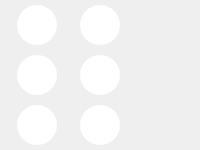
           <widget class="QFrame" name="frame_8">
            <property name="frameShape">
             <enum>QFrame::NoFrame</enum>
            </property>
            <property name="frameShadow">
             <enum>QFrame::Raised</enum>
            </property>
            <layout class="QGridLayout" name="gridLayout_6">
             <property name="leftMargin">
              <number>0</number>
             </property>
             <property name="topMargin">
              <number>0</number>
             </property>
             <property name="rightMargin">
              <number>0</number>
             </property>
             <property name="bottomMargin">
              <number>0</number>
             </property>
             <property name="spacing">
              <number>0</number>
             </property>
             <item row="1" column="0">
              <widget class="QFrame" name="frame_27">
               <property name="minimumSize">
                <size>
                 <width>0</width>
                 <height>50</height>
                </size>
               </property>
               <property name="sizeIncrement">
                <size>
                 <width>0</width>
                 <height>50</height>
                </size>
               </property>
               <property name="frameShape">
                <enum>QFrame::NoFrame</enum>
               </property>
               <property name="frameShadow">
                <enum>QFrame::Raised</enum>
               </property>
               <layout class="QGridLayout" name="gridLayout_22">
                <property name="leftMargin">
                 <number>0</number>
                </property>
                <property name="topMargin">
                 <number>0</number>
                </property>
                <property name="rightMargin">
                 <number>0</number>
                </property>
                <property name="bottomMargin">
                 <number>0</number>
                </property>
                <item row="0" column="1">
                 <widget class="QPushButton" name="pushButton_73">
                  <property name="minimumSize">
                   <size>
                    <width>40</width>
                    <height>40</height>
                   </size>
                  </property>
                  <property name="maximumSize">
                   <size>
                    <width>40</width>
                    <height>40</height>
                   </size>
                  </property>
                  <property name="sizeIncrement">
                   <size>
                    <width>40</width>
                    <height>40</height>
                   </size>
                  </property>
                  <property name="styleSheet">
                   <string notr="true">background-color: white;
border-radius:20px;</string>
                  </property>
                  <property name="text">
                   <string/>
                  </property>
                 </widget>
                </item>
                <item row="0" column="0">
                 <widget class="QPushButton" name="pushButton_74">
                  <property name="minimumSize">
                   <size>
                    <width>40</width>
                    <height>40</height>
                   </size>
                  </property>
                  <property name="maximumSize">
                   <size>
                    <width>40</width>
                    <height>40</height>
                   </size>
                  </property>
                  <property name="sizeIncrement">
                   <size>
                    <width>40</width>
                    <height>40</height>
                   </size>
                  </property>
                  <property name="styleSheet">
                   <string notr="true">background-color: white;
border-radius:20px;</string>
                  </property>
                  <property name="text">
                   <string/>
                  </property>
                 </widget>
                </item>
                <item row="0" column="2">
                 <widget class="QFrame" name="frame_28">
                  <property name="minimumSize">
                   <size>
                    <width>40</width>
                    <height>40</height>
                   </size>
                  </property>
                  <property name="maximumSize">
                   <size>
                    <width>40</width>
                    <height>40</height>
                   </size>
                  </property>
                  <property name="frameShape">
                   <enum>QFrame::NoFrame</enum>
                  </property>
                  <property name="frameShadow">
                   <enum>QFrame::Raised</enum>
                  </property>
                 </widget>
                </item>
               </layout>
              </widget>
             </item>
             <item row="0" column="0">
              <widget class="QFrame" name="frame_29">
               <property name="minimumSize">
                <size>
                 <width>0</width>
                 <height>50</height>
                </size>
               </property>
               <property name="sizeIncrement">
                <size>
                 <width>0</width>
                 <height>50</height>
                </size>
               </property>
               <property name="frameShape">
                <enum>QFrame::NoFrame</enum>
               </property>
               <property name="frameShadow">
                <enum>QFrame::Raised</enum>
               </property>
               <layout class="QGridLayout" name="gridLayout_23">
                <property name="leftMargin">
                 <number>0</number>
                </property>
                <property name="topMargin">
                 <number>0</number>
                </property>
                <property name="rightMargin">
                 <number>0</number>
                </property>
                <property name="bottomMargin">
                 <number>0</number>
                </property>
                <item row="0" column="1">
                 <widget class="QPushButton" name="pushButton_75">
                  <property name="minimumSize">
                   <size>
                    <width>40</width>
                    <height>40</height>
                   </size>
                  </property>
                  <property name="maximumSize">
                   <size>
                    <width>40</width>
                    <height>40</height>
                   </size>
                  </property>
                  <property name="sizeIncrement">
                   <size>
                    <width>40</width>
                    <height>40</height>
                   </size>
                  </property>
                  <property name="styleSheet">
                   <string notr="true">background-color: white;
border-radius:20px;</string>
                  </property>
                  <property name="text">
                   <string/>
                  </property>
                 </widget>
                </item>
                <item row="0" column="0">
                 <widget class="QPushButton" name="pushButton_76">
                  <property name="minimumSize">
                   <size>
                    <width>40</width>
                    <height>40</height>
                   </size>
                  </property>
                  <property name="maximumSize">
                   <size>
                    <width>40</width>
                    <height>40</height>
                   </size>
                  </property>
                  <property name="sizeIncrement">
                   <size>
                    <width>40</width>
                    <height>40</height>
                   </size>
                  </property>
                  <property name="styleSheet">
                   <string notr="true">background-color: white;
border-radius:20px;</string>
                  </property>
                  <property name="text">
                   <string/>
                  </property>
                 </widget>
                </item>
                <item row="0" column="2">
                 <widget class="QFrame" name="frame_30">
                  <property name="minimumSize">
                   <size>
                    <width>40</width>
                    <height>40</height>
                   </size>
                  </property>
                  <property name="maximumSize">
                   <size>
                    <width>40</width>
                    <height>40</height>
                   </size>
                  </property>
                  <property name="frameShape">
                   <enum>QFrame::NoFrame</enum>
                  </property>
                  <property name="frameShadow">
                   <enum>QFrame::Raised</enum>
                  </property>
                 </widget>
                </item>
               </layout>
              </widget>
             </item>
             <item row="2" column="0">
              <widget class="QFrame" name="frame_31">
               <property name="minimumSize">
                <size>
                 <width>0</width>
                 <height>50</height>
                </size>
               </property>
               <property name="sizeIncrement">
                <size>
                 <width>0</width>
                 <height>50</height>
                </size>
               </property>
               <property name="frameShape">
                <enum>QFrame::NoFrame</enum>
               </property>
               <property name="frameShadow">
                <enum>QFrame::Raised</enum>
               </property>
               <layout class="QGridLayout" name="gridLayout_24">
                <property name="leftMargin">
                 <number>0</number>
                </property>
                <property name="topMargin">
                 <number>0</number>
                </property>
                <property name="rightMargin">
                 <number>0</number>
                </property>
                <property name="bottomMargin">
                 <number>0</number>
                </property>
                <item row="0" column="0">
                 <widget class="QPushButton" name="pushButton_77">
                  <property name="minimumSize">
                   <size>
                    <width>40</width>
                    <height>40</height>
                   </size>
                  </property>
                  <property name="maximumSize">
                   <size>
                    <width>40</width>
                    <height>40</height>
                   </size>
                  </property>
                  <property name="sizeIncrement">
                   <size>
                    <width>40</width>
                    <height>40</height>
                   </size>
                  </property>
                  <property name="styleSheet">
                   <string notr="true">background-color: white;
border-radius:20px;</string>
                  </property>
                  <property name="text">
                   <string/>
                  </property>
                 </widget>
                </item>
                <item row="0" column="1">
                 <widget class="QPushButton" name="pushButton_78">
                  <property name="minimumSize">
                   <size>
                    <width>40</width>
                    <height>40</height>
                   </size>
                  </property>
                  <property name="maximumSize">
                   <size>
                    <width>40</width>
                    <height>40</height>
                   </size>
                  </property>
                  <property name="sizeIncrement">
                   <size>
                    <width>40</width>
                    <height>40</height>
                   </size>
                  </property>
                  <property name="styleSheet">
                   <string notr="true">background-color: white;
border-radius:20px;</string>
                  </property>
                  <property name="text">
                   <string/>
                  </property>
                 </widget>
                </item>
                <item row="0" column="2">
                 <widget class="QFrame" name="frame_32">
                  <property name="minimumSize">
                   <size>
                    <width>40</width>
                    <height>40</height>
                   </size>
                  </property>
                  <property name="maximumSize">
                   <size>
                    <width>40</width>
                    <height>40</height>
                   </size>
                  </property>
                  <property name="frameShape">
                   <enum>QFrame::NoFrame</enum>
                  </property>
                  <property name="frameShadow">
                   <enum>QFrame::Raised</enum>
                  </property>
                 </widget>
                </item>
               </layout>
              </widget>
             </item>
            </layout>
           </widget>
